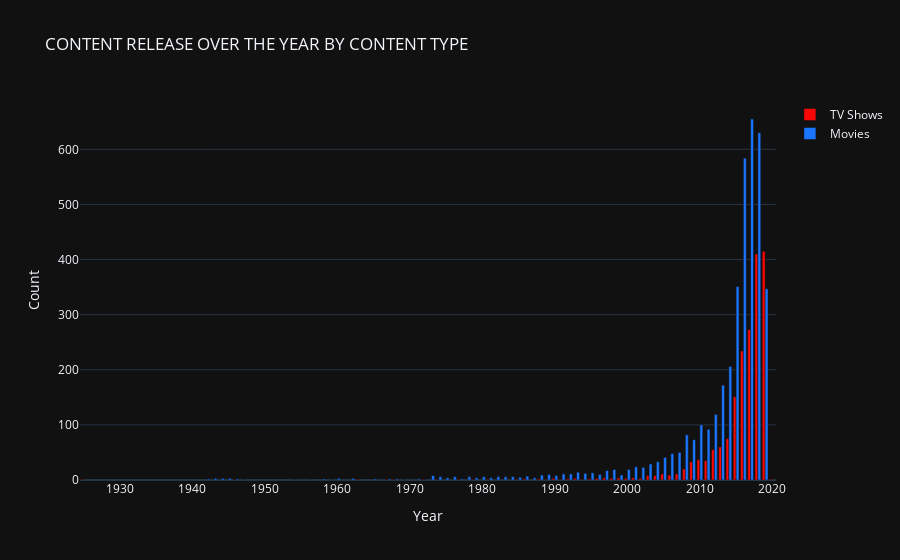

This figure's notebook cell:
### Code cell
df1 = df[df["type"] == "TV Show"]
df2 = df[df["type"] == "Movie"]

temp_df1 = df1['release_year'].value_counts().reset_index()
temp_df2 = df2['release_year'].value_counts().reset_index()


# create trace1
trace1 = go.Bar(
                x = temp_df1['index'],
                y = temp_df1['release_year'],
                name="TV Shows",
                marker = dict(color = 'rgb(249, 6, 6)'))
# create trace2 
trace2 = go.Bar(
                x = temp_df2['index'],
                y = temp_df2['release_year'],
                name = "Movies",
                marker = dict(color = 'rgb(26, 118, 255)'))


layout = go.Layout(template= "plotly_dark",title = 'CONTENT RELEASE OVER THE YEAR BY CONTENT TYPE' , xaxis = dict(title = 'Year'), yaxis = dict(title = 'Count'))
fig = go.Figure(data = [trace1, trace2], layout = layout)
fig.show()

### Figure 1 — Plotly figure (JSON) as saved in the notebook; plotly's stock layout.template omitted (floating-point values rounded to 4 significant figures)
{"data": [{"marker": {"color": "rgb(249, 6, 6)"}, "name": "TV Shows", "type": "bar", "x": [2019, 2018, 2017, 2016, 2015, 2014, 2013, 2012, 2010, 2011, 2009, 2008, 2007, 2005, 2006, 2004, 2003, 2001, 1999, 1997, 1993, 1990, 1996, 1998, 2002, 2000, 1995, 1992, 1988, 1986, 1946, 1963, 1977, 1967, 1968, 1972, 1974, 2020, 1979, 1981, 1985, 1989, 1991, 1994, 1925], "y": [415, 410, 273, 234, 151, 75, 60, 55, 37, 35, 33, 20, 11, 11, 9, 8, 8, 4, 4, 4, 3, 3, 3, 3, 3, 3, 2, 2, 2, 2, 1, 1, 1, 1, 1, 1, 1, 1, 1, 1, 1, 1, 1, 1, 1]}, {"marker": {"color": "rgb(26, 118, 255)"}, "name": "Movies", "type": "bar", "x": [2017, 2018, 2016, 2015, 2019, 2014, 2013, 2012, 2010, 2011, 2008, 2009, 2007, 2006, 2005, 2004, 2003, 2001, 2002, 1998, 2000, 1997, 1993, 1995, 1994, 1992, 1991, 1996, 1989, 1988, 1999, 1990, 1973, 1986, 1976, 1980, 1982, 1984, 1974, 1983, 1978, 1985, 1987, 1981, 1979, 1975, 1943, 1945, 1962, 1960, 1944, 1968, 1958, 1946, 1971, 1977, 1965, 1967, 1942, 1969, 1972, 1970, 1966, 1947, 1955, 1959, 1956, 1954], "y": [655, 630, 584, 351, 347, 206, 172, 119, 100, 92, 82, 73, 50, 48, 41, 33, 29, 24, 23, 19, 19, 17, 14, 13, 12, 11, 11, 10, 10, 9, 9, 8, 8, 7, 6, 6, 6, 6, 6, 6, 6, 5, 4, 4, 4, 4, 3, 3, 3, 3, 3, 2, 2, 2, 2, 2, 2, 2, 2, 1, 1, 1, 1, 1, 1, 1, 1, 1]}], "layout": {"title": {"text": "CONTENT RELEASE OVER THE YEAR BY CONTENT TYPE"}, "xaxis": {"title": {"text": "Year"}}, "yaxis": {"title": {"text": "Count"}}}}
